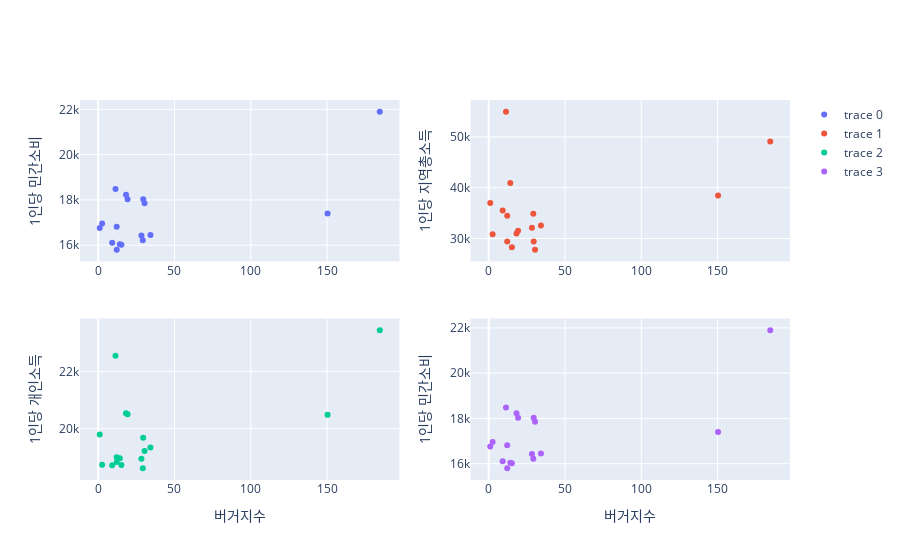

The cell this chart's notebook holds for it:
### Code cell
fig = make_subplots(rows=2, cols=2)
index1 = px.scatter(x=df_2['버거지수'], y=df_2['1인당 민간소비'],mode='markers')
index2 = go.Scatter(x=df_2['버거지수'], y=df_2['1인당 지역총소득'], mode='markers')
index3 = go.Scatter(x=df_2['버거지수'], y=df_2['1인당 개인소득'], mode='markers')
index4 = go.Scatter(x=df_2['버거지수'], y=df_2['1인당 민간소비'], mode='markers')

fig.add_trace(index1, row=1, col=1)
fig.add_trace(index2, row=1, col=2)
fig.add_trace(index3, row=2, col=1)
fig.add_trace(index4, row=2, col=2)

layout = {
    "yaxis": {"title": "1인당 민간소비"},
    "yaxis2": {"title": "1인당 지역총소득"},
    "xaxis3": {"title": "버거지수"},
    "yaxis3": {"title":"1인당 개인소득"},
    "xaxis4" : {"title":"버거지수"},
    "yaxis4": {"title": "1인당 민간소비"}
}

fig.update_layout(layout)

### Figure 1 — Plotly figure (JSON) as saved in the notebook; plotly's stock layout.template omitted (floating-point values rounded to 4 significant figures)
{"data": [{"mode": "markers", "type": "scatter", "x": [12.13, 150.3, 28.33, 29.22, 18.24, 30.38, 19.25, 29.5, 184.5, 1, 11.32, 34.24, 9.157, 15.21, 2.571, 14.15, 12.14], "xaxis": "x", "y": [16811, 17399, 16426, 16217, 18231, 17850, 18025, 18030, 21891, 16762, 18482, 16451, 16104, 16022, 16953, 16037, 15802], "yaxis": "y"}, {"mode": "markers", "type": "scatter", "x": [12.13, 150.3, 28.33, 29.22, 18.24, 30.38, 19.25, 29.5, 184.5, 1, 11.32, 34.24, 9.157, 15.21, 2.571, 14.15, 12.14], "xaxis": "x2", "y": [29392, 38466, 32140, 34873, 30964, 27798, 31548, 29388, 49121, 36983, 54969, 32571, 35532, 28260, 30834, 40953, 34484], "yaxis": "y2"}, {"mode": "markers", "type": "scatter", "x": [12.13, 150.3, 28.33, 29.22, 18.24, 30.38, 19.25, 29.5, 184.5, 1, 11.32, 34.24, 9.157, 15.21, 2.571, 14.15, 12.14], "xaxis": "x3", "y": [18997, 20482, 18939, 18611, 20532, 19210, 20498, 19680, 23440, 19789, 22550, 19332, 18711, 18725, 18734, 18955, 18823], "yaxis": "y3"}, {"mode": "markers", "type": "scatter", "x": [12.13, 150.3, 28.33, 29.22, 18.24, 30.38, 19.25, 29.5, 184.5, 1, 11.32, 34.24, 9.157, 15.21, 2.571, 14.15, 12.14], "xaxis": "x4", "y": [16811, 17399, 16426, 16217, 18231, 17850, 18025, 18030, 21891, 16762, 18482, 16451, 16104, 16022, 16953, 16037, 15802], "yaxis": "y4"}], "layout": {"xaxis": {"anchor": "y", "domain": [0, 0.45]}, "xaxis2": {"anchor": "y2", "domain": [0.55, 1]}, "xaxis3": {"anchor": "y3", "domain": [0, 0.45], "title": {"text": "버거지수"}}, "xaxis4": {"anchor": "y4", "domain": [0.55, 1], "title": {"text": "버거지수"}}, "yaxis": {"anchor": "x", "domain": [0.575, 1], "title": {"text": "1인당 민간소비"}}, "yaxis2": {"anchor": "x2", "domain": [0.575, 1], "title": {"text": "1인당 지역총소득"}}, "yaxis3": {"anchor": "x3", "domain": [0, 0.425], "title": {"text": "1인당 개인소득"}}, "yaxis4": {"anchor": "x4", "domain": [0, 0.425], "title": {"text": "1인당 민간소비"}}}}
